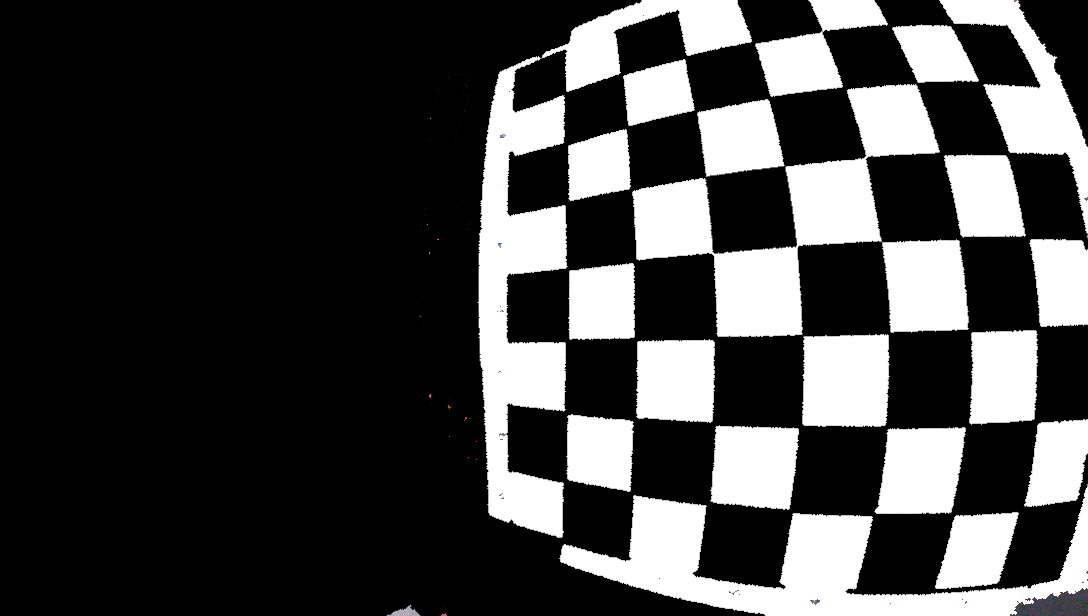
#> input picture testing/image-distortion/calibration-contrasty/1689110378692-f.png, 1088 x 616 px; its folder holds only this picture in this run
$ jupyter execute --allow-errors undistort.ipynb
#> lines starting #> are read from the running program, lines starting #| are printed output that depends on the picture; after the words box and inside, x2 and y2 are one past the last pixel; in counts of white or black regions, pixels touching at a corner belong together
[cell 1]
# https://docs.opencv.org/4.x/dc/dbb/tutorial_py_calibration.html

import numpy as np
import cv2 as cv
import glob

chesswidth = 7
chessheight = 7

# termination criteria
criteria = (cv.TERM_CRITERIA_EPS + cv.TERM_CRITERIA_MAX_ITER, 30, 0.001)

# prepare object points, like (0,0,0), (1,0,0), (2,0,0) ....,(6,5,0)
objp = np.zeros((chesswidth*chessheight,3), np.float32)
objp[:,:2] = np.mgrid[0:chesswidth,0:chessheight].T.reshape(-1,2)

# Arrays to store object points and image points from all the images.
objpoints = [] # 3d point in real world space
imgpoints = [] # 2d points in image plane.

images = glob.glob('./calibration-contrasty/*.png')
for fname in images:
    print('getting points from ' + fname)
    img = cv.imread(fname)
#> img is the input picture: shape (616, 1088, 3); mean B, G, R 68.1, 68.1, 68.1
    gray = cv.cvtColor(img, cv.COLOR_BGR2GRAY)

    # Find the chess board corners
    ret, corners = cv.findChessboardCorners(gray, (chesswidth, chessheight), None)
#> ret = True; corners = 49 rows, first 8: [566.7, 91.65], [620.2, 72.31], [683.8, 58.38], [754.6, 43.86], [821.9, 31.12], [889.5, 26], [953.6, 23.29], [567.7, 145.5]

    # If found, add object points, image points (after refining them)
    if ret == True:
        objpoints.append(objp)

        corners2 = cv.cornerSubPix(gray,corners, (11,11), (-1,-1), criteria)
#> corners2 = 49 rows, first 8: [564.6, 93.38], [621.4, 73.95], [685.7, 56.96], [752.9, 42.45], [822.4, 31.07], [889.8, 25.95], [951.7, 24.21], [565.6, 144.1]
        imgpoints.append(corners2)

        cv.drawChessboardCorners(img, (chesswidth, chessheight), corners2, ret)
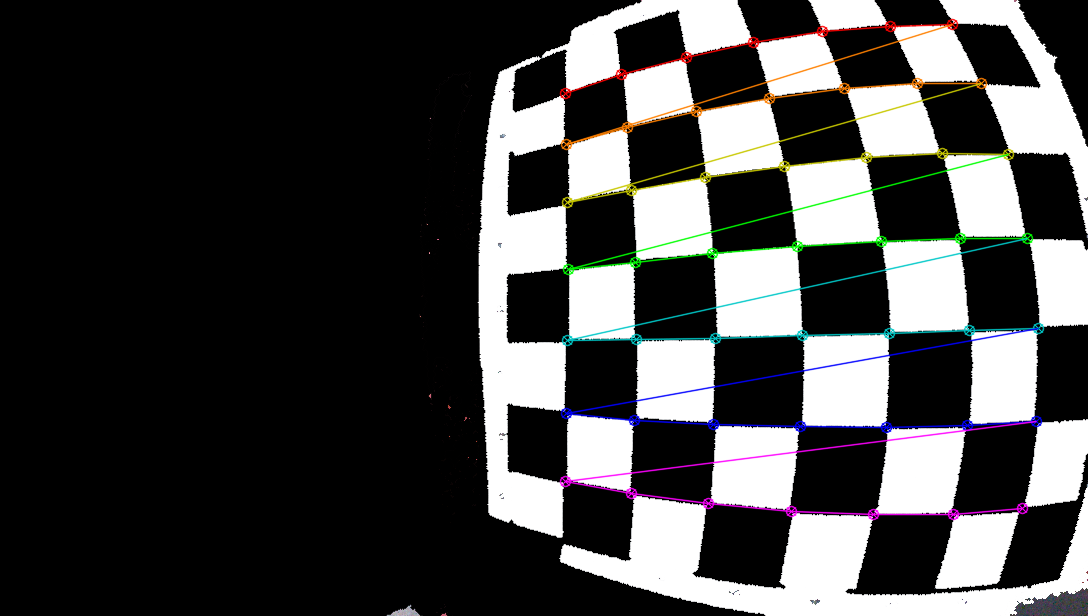
#> img: shape (616, 1088, 3); 3.14% of pixels changed, all inside (x1, y1, x2, y2) = (559, 18, 1045, 521)
        cv.imwrite('./calibration-chessboards/' + fname.replace('./calibration-contrasty\\', ''), img)
    else:
        print('chessboard corners not found')

print('calibrating')

# calibrate the camera
ret, mtx, dist, rvecs, tvecs = cv.calibrateCamera(objpoints, imgpoints, gray.shape[::-1], None, None)
#> ret = 2.02; mtx = [[613.1, 0, 560], [0, 539, 348.5], [0, 0, 1]]; dist = [[-0.399, 0.139, -0.00123, -0.0071, -0.0194]]; rvecs = ([-0.0303, 0.723, -0.00972],); tvecs = ([0.0959, -4.09, 7.63],)

np.savetxt('./results/matrix.txt', mtx)
np.savetxt('./results/distortion.txt', dist)

[cell 2]
import numpy as np
import cv2 as cv

#> (the rest of this cell did not finish here and is left out)

[cell 3]
cw = 616
ch = 1088
w = 3264
h = 1848
newcameramtx, roi = cv.getOptimalNewCameraMatrix(mtx, dist, (cw,ch), 1, (w,h))
#> newcameramtx = [[1843.4, 0, 2933.5], [0, 675, 847.8], [0, 0, 1]]; roi = (1250, 411, 1849, 1361)

print('undistorting')

# try it on some stuff
img = cv.imread('./distorted.png')

# using cv2.undistort()
#> (the rest of this cell did not finish here and is left out)


$ run again, on testing/image-distortion/calibration-contrasty/1689110395500-f.png
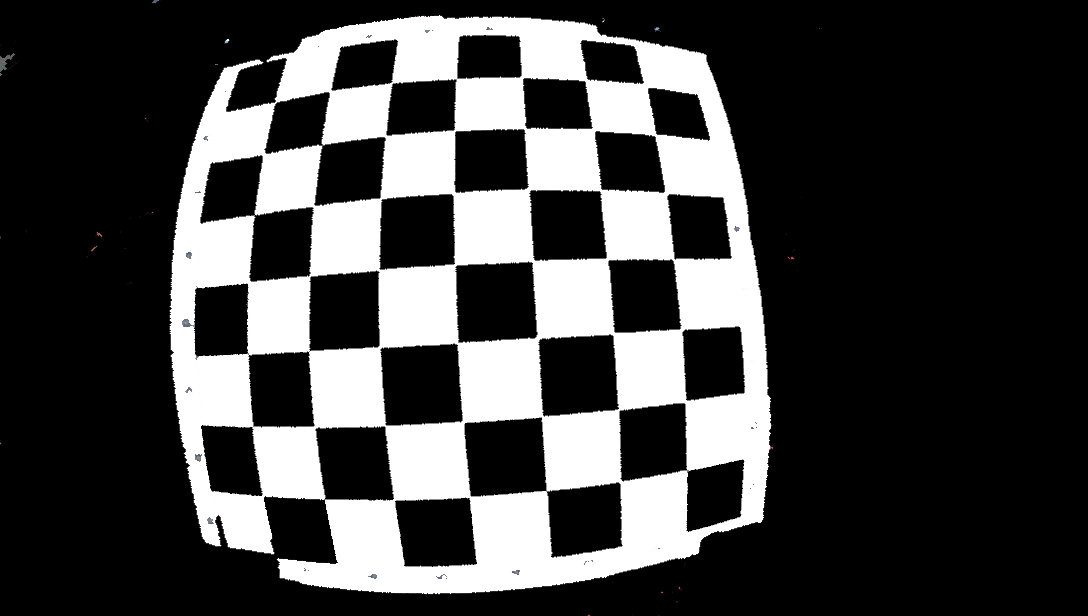
#> input picture testing/image-distortion/calibration-contrasty/1689110395500-f.png, 1088 x 616 px
#> img is the input picture: shape (616, 1088, 3); mean B, G, R 66.8, 66.8, 66.8
#> `ret, corners = cv.findChessboardCorners(gray, (chesswidth, chessheight..`: ret = True; corners = 49 rows, first 8: [275.8, 102], [328.8, 92.1], [391.7, 82.53], [456.6, 78.45], [521.1, 75.13], [586.9, 78.52], [645, 85], [265.3, 152.8]
#> corners2 = 49 rows, first 8: [274.8, 102.1], [330.3, 90.9], [391.9, 82.7], [456.3, 78.53], [521.8, 77.15], [586.3, 80], [645.5, 85.32], [263.6, 153.6]
#> `cv.drawChessboardCorners(img, (chesswidth, chessheight), corners2, ret)`:
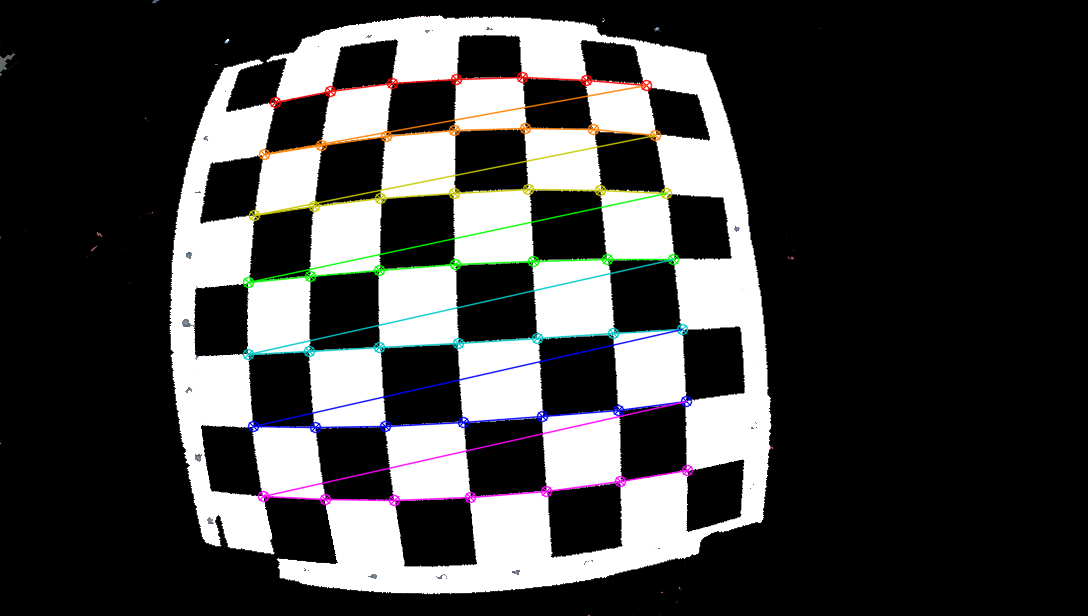
#> img: shape (616, 1088, 3); 2.95% of pixels changed, all inside (x1, y1, x2, y2) = (242, 71, 694, 507)
#> `ret, mtx, dist, rvecs, tvecs = cv.calibrateCamera(objpoints, imgpoints..`: ret = 0.52; mtx = [[317.2, 0, 543.9], [0, 316.2, 328.7], [0, 0, 1]]; dist = [[-0.193, 0.0524, 0.000798, -9.27e-05, -0.00762]]; rvecs = ([-0.0531, -0.108, -0.0591],); tvecs = ([-4.3, -3.65, 3.77],)
#> newcameramtx = [[1618.1, 0, 2774.1], [0, 416.6, 847.9], [0, 0, 1]]; roi = (0, 415, 3137, 1432)

$ run again, on testing/image-distortion/calibration-contrasty/1689110400455-f.png
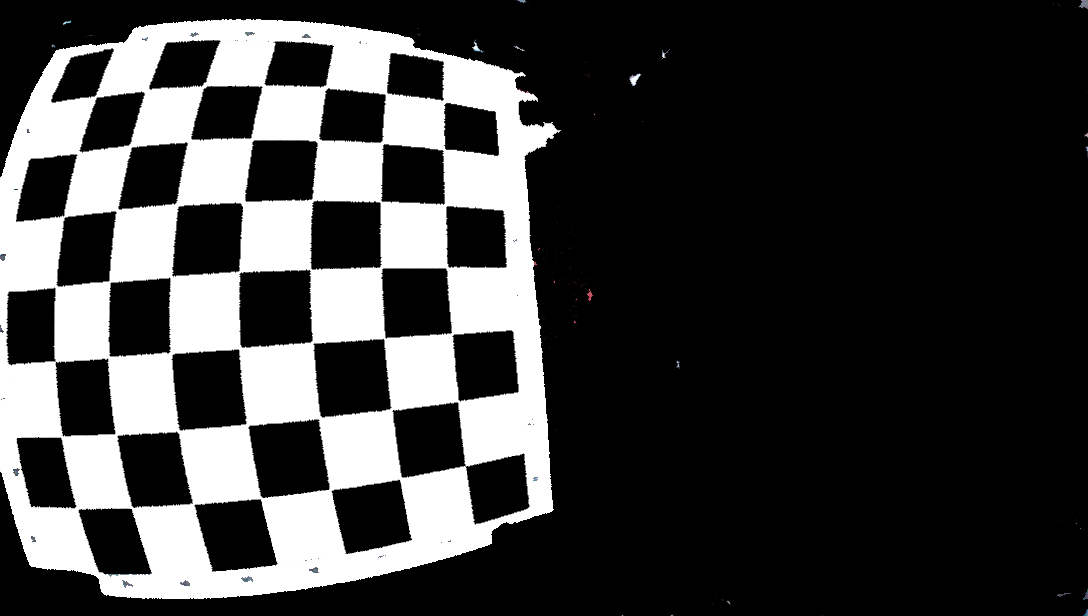
#> input picture testing/image-distortion/calibration-contrasty/1689110400455-f.png, 1088 x 616 px
#> img is the input picture: shape (616, 1088, 3); mean B, G, R 63.3, 63.3, 63.3
#> `ret, corners = cv.findChessboardCorners(gray, (chesswidth, chessheight..`: ret = True; corners = 49 rows, first 8: [443.5, 102], [444.7, 148.7], [446.2, 206.1], [446.9, 267.5], [452.4, 334.4], [458.5, 401.2], [465.4, 465.5], [386.5, 92.95]
#> corners2 = 49 rows, first 8: [443.9, 101.8], [443.6, 149.6], [445.2, 204.7], [447.4, 267.5], [451.8, 333.7], [457.8, 401.4], [465.2, 465.7], [386.3, 93.84]
#> `cv.drawChessboardCorners(img, (chesswidth, chessheight), corners2, ret)`:
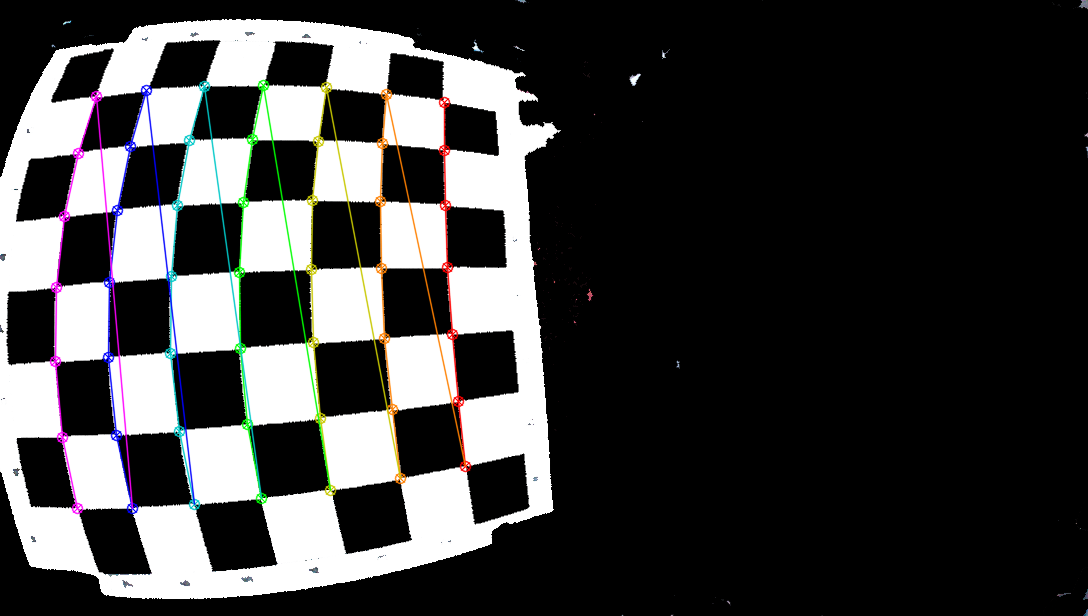
#> img: shape (616, 1088, 3); 2.85% of pixels changed, all inside (x1, y1, x2, y2) = (49, 79, 472, 515)
#> `ret, mtx, dist, rvecs, tvecs = cv.calibrateCamera(objpoints, imgpoints..`: ret = 3.65; mtx = [[2135.5, 0, 653.1], [0, 1219.6, 147.2], [0, 0, 1]]; dist = [[0.547, -11.9, 0.212, 0.144, 27.83]]; rvecs = ([-0.855, -0.659, 1.43],); tvecs = ([-2.21, -1.06, 21.2],)
#> newcameramtx = [[6423.3, 0, 3379.1], [0, 2402, 690.9], [0, 0, 1]]; roi = (2900, 374, 88, 560)
